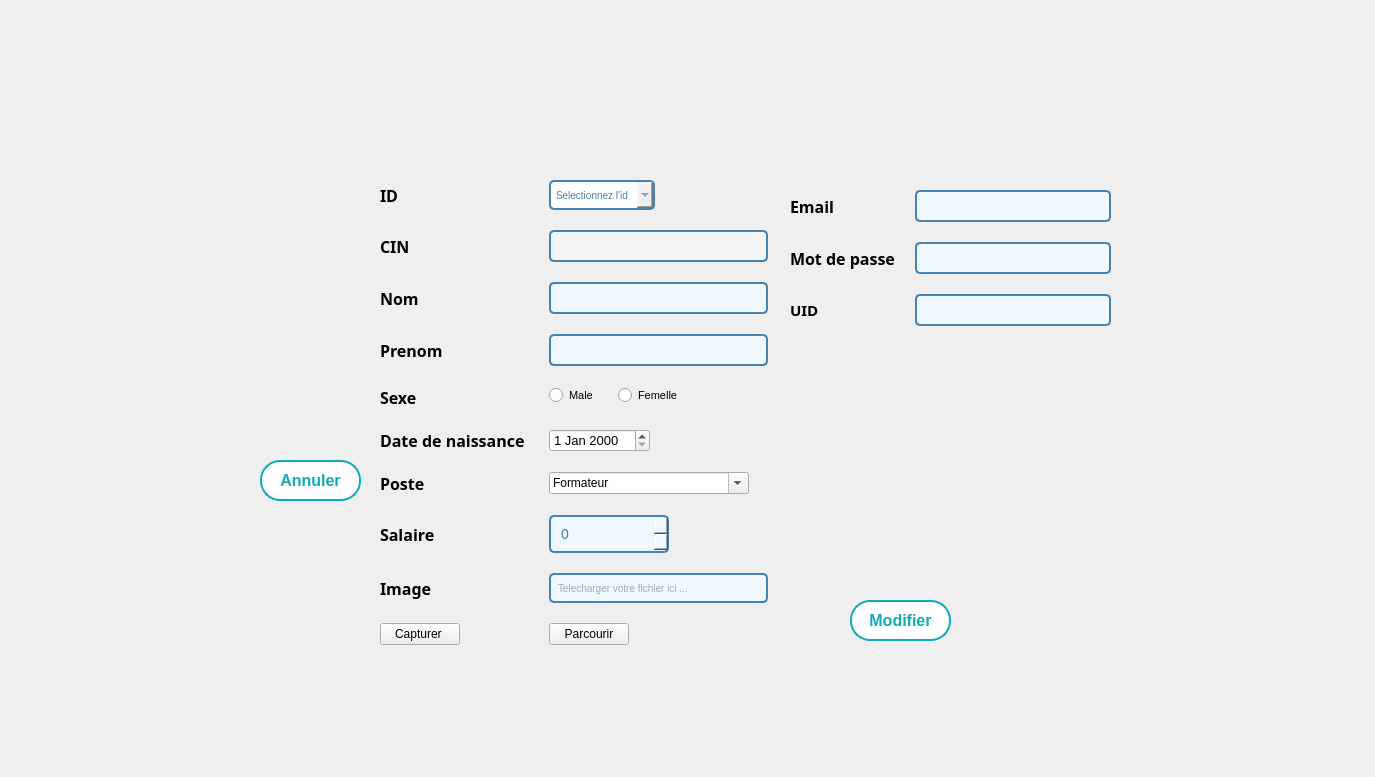
      <widget class="QWidget" name="tab_16">
       <attribute name="title">
        <string>Modifier</string>
       </attribute>
       <widget class="QLabel" name="background_2">
        <property name="geometry">
         <rect>
          <x>0</x>
          <y>0</y>
          <width>1366</width>
          <height>768</height>
         </rect>
        </property>
        <property name="text">
         <string/>
        </property>
        <property name="pixmap">
         <pixmap resource="gestion_abonnement/image/image.qrc">:/background_3.png</pixmap>
        </property>
        <property name="scaledContents">
         <bool>true</bool>
        </property>
       </widget>
       <widget class="QWidget" name="formLayoutWidget_6">
        <property name="geometry">
         <rect>
          <x>380</x>
          <y>180</y>
          <width>388</width>
          <height>468</height>
         </rect>
        </property>
        <layout class="QFormLayout" name="formLayout_8">
         <property name="sizeConstraint">
          <enum>QLayout::SetDefaultConstraint</enum>
         </property>
         <property name="fieldGrowthPolicy">
          <enum>QFormLayout::ExpandingFieldsGrow</enum>
         </property>
         <property name="rowWrapPolicy">
          <enum>QFormLayout::DontWrapRows</enum>
         </property>
         <property name="labelAlignment">
          <set>Qt::AlignLeading|Qt::AlignLeft|Qt::AlignVCenter</set>
         </property>
         <property name="formAlignment">
          <set>Qt::AlignLeading|Qt::AlignLeft|Qt::AlignTop</set>
         </property>
         <property name="horizontalSpacing">
          <number>20</number>
         </property>
         <property name="verticalSpacing">
          <number>20</number>
         </property>
         <property name="leftMargin">
          <number>0</number>
         </property>
         <property name="topMargin">
          <number>0</number>
         </property>
         <item row="0" column="0">
          <widget class="QLabel" name="cINLabel_7">
           <property name="font">
            <font>
             <family>Bell MT</family>
             <pointsize>12</pointsize>
             <weight>75</weight>
             <bold>true</bold>
            </font>
           </property>
           <property name="text">
            <string>ID</string>
           </property>
          </widget>
         </item>
         <item row="2" column="0">
          <widget class="QLabel" name="nomLabel_7">
           <property name="font">
            <font>
             <family>Bell MT</family>
             <pointsize>12</pointsize>
             <weight>75</weight>
             <bold>true</bold>
            </font>
           </property>
           <property name="text">
            <string>Nom</string>
           </property>
          </widget>
         </item>
         <item row="2" column="1">
          <widget class="QLineEdit" name="nom_emp_modifier">
           <property name="font">
            <font>
             <family>Arial</family>
             <pointsize>-1</pointsize>
            </font>
           </property>
           <property name="styleSheet">
            <string notr="true">/* Style général du formulaire */
QLineEdit {
    border: 2px solid #4682B4; /* Bordure bleue */
    border-radius: 5px; /* Coins arrondis */
    padding: 5px; /* Espace intérieur */
    font-size: 14px; /* Taille de la police */
    font-family: &quot;Arial&quot;, sans-serif; /* Police de caractère */
    color: #4682B4; /* Couleur du texte */
    background-color: #F0F8FF; /* Couleur de fond */
}

/* Style lorsque le champ de formulaire est en focus */
QLineEdit:focus {
    border-color: #1E90FF; /* Bordure bleu clair en focus */
}

/* Style pour les champs désactivés */
QLineEdit:disabled {
    color: #808080; /* Texte gris pour les champs désactivés */
    background-color: #F5F5F5; /* Fond gris clair pour les champs désactivés */
}
</string>
           </property>
          </widget>
         </item>
         <item row="3" column="0">
          <widget class="QLabel" name="prenomLabel_2">
           <property name="font">
            <font>
             <family>Bell MT</family>
             <pointsize>12</pointsize>
             <weight>75</weight>
             <bold>true</bold>
            </font>
           </property>
           <property name="text">
            <string>Prenom</string>
           </property>
          </widget>
         </item>
         <item row="3" column="1">
          <widget class="QLineEdit" name="prenom_emp_modifier">
           <property name="styleSheet">
            <string notr="true">/* Style général du formulaire */
QLineEdit {
    border: 2px solid #4682B4; /* Bordure bleue */
    border-radius: 5px; /* Coins arrondis */
    padding: 5px; /* Espace intérieur */
    font-size: 14px; /* Taille de la police */
    font-family: &quot;Arial&quot;, sans-serif; /* Police de caractère */
    color: #4682B4; /* Couleur du texte */
    background-color: #F0F8FF; /* Couleur de fond */
}

/* Style lorsque le champ de formulaire est en focus */
QLineEdit:focus {
    border-color: #1E90FF; /* Bordure bleu clair en focus */
}

/* Style pour les champs désactivés */
QLineEdit:disabled {
    color: #808080; /* Texte gris pour les champs désactivés */
    background-color: #F5F5F5; /* Fond gris clair pour les champs désactivés */
}
</string>
           </property>
          </widget>
         </item>
         <item row="4" column="0">
          <widget class="QLabel" name="sexeLabel_2">
           <property name="font">
            <font>
             <family>Bell MT</family>
             <pointsize>12</pointsize>
             <weight>75</weight>
             <bold>true</bold>
            </font>
           </property>
           <property name="text">
            <string>Sexe</string>
           </property>
          </widget>
         </item>
         <item row="4" column="1">
          <layout class="QHBoxLayout" name="horizontalLayout_2">
           <item>
            <widget class="QRadioButton" name="male_emp_modifier">
             <property name="font">
              <font>
               <pointsize>8</pointsize>
              </font>
             </property>
             <property name="text">
              <string>Male</string>
             </property>
            </widget>
           </item>
           <item>
            <widget class="QRadioButton" name="femelle_emp_modifier">
             <property name="font">
              <font>
               <pointsize>8</pointsize>
              </font>
             </property>
             <property name="styleSheet">
              <string notr="true">/* Style du QCheckBox */
QCheckBox {
    spacing: 5px; /* Espacement entre la case à cocher et le texte */
}

QCheckBox::indicator {
    width: 20px; /* Largeur de la case à cocher */
    height: 20px; /* Hauteur de la case à cocher */
}

QCheckBox::indicator:unchecked {
    image: url(unchecked.png); /* Image pour la case non cochée */
}

QCheckBox::indicator:checked {
    image: url(checked.png); /* Image pour la case cochée */
}</string>
             </property>
             <property name="text">
              <string>Femelle</string>
             </property>
            </widget>
           </item>
          </layout>
         </item>
         <item row="5" column="0">
          <widget class="QLabel" name="dateDeNaissanceLabel_7">
           <property name="font">
            <font>
             <family>Bell MT</family>
             <pointsize>12</pointsize>
             <weight>75</weight>
             <bold>true</bold>
            </font>
           </property>
           <property name="text">
            <string>Date de naissance </string>
           </property>
          </widget>
         </item>
         <item row="5" column="1">
          <widget class="QDateEdit" name="date_emp_modifier">
           <property name="font">
            <font>
             <pointsize>10</pointsize>
            </font>
           </property>
           <property name="styleSheet">
            <string notr="true">QLineEdit {
                border: 2px solid #3498db; /* Bordure bleue */
                border-radius: 5px;
                padding: 8px;
                font-size: 14px;
                color: #333333; /* Couleur du texte */
            }

            QLineEdit:focus {
                border-color: #2980b9; /* Bordure bleue foncée lorsqu'en focus */
            }</string>
           </property>
          </widget>
         </item>
         <item row="6" column="0">
          <widget class="QLabel" name="posteLabel_2">
           <property name="font">
            <font>
             <family>Bell MT</family>
             <pointsize>12</pointsize>
             <weight>75</weight>
             <bold>true</bold>
            </font>
           </property>
           <property name="text">
            <string>Poste</string>
           </property>
          </widget>
         </item>
         <item row="6" column="1">
          <widget class="QComboBox" name="poste_emp_modifier">
           <property name="styleSheet">
            <string notr="true"/>
           </property>
           <property name="editable">
            <bool>true</bool>
           </property>
           <item>
            <property name="text">
             <string>Formateur</string>
            </property>
           </item>
           <item>
            <property name="text">
             <string>RH</string>
            </property>
           </item>
           <item>
            <property name="text">
             <string>Agent d'accueil</string>
            </property>
           </item>
           <item>
            <property name="text">
             <string>Responsable des equipements</string>
            </property>
           </item>
           <item>
            <property name="text">
             <string>Responsable des evenements</string>
            </property>
           </item>
          </widget>
         </item>
         <item row="7" column="0">
          <widget class="QLabel" name="salaireLabel_7">
           <property name="font">
            <font>
             <family>Bell MT</family>
             <pointsize>12</pointsize>
             <weight>75</weight>
             <bold>true</bold>
            </font>
           </property>
           <property name="text">
            <string>Salaire</string>
           </property>
          </widget>
         </item>
         <item row="7" column="1">
          <widget class="QSpinBox" name="salaire_emp_modifier">
           <property name="minimumSize">
            <size>
             <width>120</width>
             <height>0</height>
            </size>
           </property>
           <property name="font">
            <font>
             <family>Arial</family>
             <pointsize>-1</pointsize>
             <kerning>true</kerning>
            </font>
           </property>
           <property name="styleSheet">
            <string notr="true">QSpinBox {
    border: 2px solid #4682B4; /* Bordure bleue */
    border-radius: 5px; /* Coins arrondis */
    padding: 8px; /* Espace intérieur */
    font-size: 14px; /* Taille de la police */
    font-family: &quot;Arial&quot;, sans-serif; /* Police de caractère */
    color: #4682B4; /* Couleur du texte */
    background-color: #F0F8FF; /* Couleur de fond */
}
</string>
           </property>
           <property name="suffix">
            <string notr="true" comment="dt"/>
           </property>
           <property name="maximum">
            <number>5000</number>
           </property>
          </widget>
         </item>
         <item row="8" column="0">
          <widget class="QLabel" name="imageLabel_7">
           <property name="font">
            <font>
             <family>Bell MT</family>
             <pointsize>12</pointsize>
             <weight>75</weight>
             <bold>true</bold>
            </font>
           </property>
           <property name="text">
            <string>Image</string>
           </property>
          </widget>
         </item>
         <item row="8" column="1">
          <widget class="QLineEdit" name="image_emp_modifier">
           <property name="enabled">
            <bool>true</bool>
           </property>
           <property name="styleSheet">
            <string notr="true">/* Style général du formulaire */
QLineEdit {
    border: 2px solid #4682B4; /* Bordure bleue */
    border-radius: 5px; /* Coins arrondis */
    padding: 5px; /* Espace intérieur */
    font-size: 10px; /* Taille de la police */
    font-family: &quot;Arial&quot;, sans-serif; /* Police de caractère */
    color: #A9A9A9; /* Couleur du texte */
    background-color: #F0F8FF; /* Couleur de fond */
}

/* Style lorsque le champ de formulaire est en focus */
QLineEdit:focus {
    border-color: #1E90FF; /* Bordure bleu clair en focus */
}

/* Style pour les champs désactivés */
QLineEdit:disabled {
    color: #808080; /* Texte gris pour les champs désactivés */
    background-color: #F5F5F5; /* Fond gris clair pour les champs désactivés */
}
</string>
           </property>
           <property name="text">
            <string>Telecharger votre fichier ici ...</string>
           </property>
          </widget>
         </item>
         <item row="9" column="0">
          <widget class="QPushButton" name="capturer_modifier">
           <property name="font">
            <font>
             <pointsize>9</pointsize>
            </font>
           </property>
           <property name="styleSheet">
            <string notr="true">QLineEdit {
                border: 2px solid #3498db; /* Bordure bleue */
                border-radius: 5px;
                padding: 8px;
                font-size: 14px;
                color: #333333; /* Couleur du texte */
            }

            QLineEdit:focus {
                border-color: #2980b9; /* Bordure bleue foncée lorsqu'en focus */
            }</string>
           </property>
           <property name="text">
            <string>Capturer </string>
           </property>
           <property name="iconSize">
            <size>
             <width>9</width>
             <height>9</height>
            </size>
           </property>
           <property name="checkable">
            <bool>false</bool>
           </property>
           <property name="autoDefault">
            <bool>false</bool>
           </property>
           <property name="default">
            <bool>false</bool>
           </property>
           <property name="flat">
            <bool>false</bool>
           </property>
          </widget>
         </item>
         <item row="9" column="1">
          <widget class="QPushButton" name="parcourir_modifier">
           <property name="font">
            <font>
             <pointsize>9</pointsize>
            </font>
           </property>
           <property name="styleSheet">
            <string notr="true">QLineEdit {
                border: 2px solid #3498db; /* Bordure bleue */
                border-radius: 5px;
                padding: 8px;
                font-size: 14px;
                color: #333333; /* Couleur du texte */
            }

            QLineEdit:focus {
                border-color: #2980b9; /* Bordure bleue foncée lorsqu'en focus */
            }</string>
           </property>
           <property name="text">
            <string>Parcourir</string>
           </property>
           <property name="iconSize">
            <size>
             <width>9</width>
             <height>9</height>
            </size>
           </property>
           <property name="checkable">
            <bool>false</bool>
           </property>
           <property name="autoDefault">
            <bool>false</bool>
           </property>
           <property name="default">
            <bool>false</bool>
           </property>
           <property name="flat">
            <bool>false</bool>
           </property>
          </widget>
         </item>
         <item row="0" column="1">
          <widget class="QComboBox" name="id_emp_modifier">
           <property name="minimumSize">
            <size>
             <width>100</width>
             <height>10</height>
            </size>
           </property>
           <property name="styleSheet">
            <string notr="true">/* Style général du QComboBox */
QComboBox {
    border: 2px solid #4682B4; /* Bordure bleue */
    border-radius: 5px; /* Coins arrondis */
    padding: 5px; /* Espace intérieur */
    font-size: 10px; /* Taille de la police */
    font-family: &quot;Arial&quot;, sans-serif; /* Police de caractère */
    color: #4682B4; /* Couleur du texte */

}




/* Style des éléments déroulants */
QComboBox QAbstractItemView {
    border: 2px solid #4682B4; /* Bordure bleue */
    border-radius: 5px; /* Coins arrondis */
    font-size: 14px; /* Taille de la police */
    font-family: &quot;Arial&quot;, sans-serif; /* Police de caractère */
    color: #4682B4; /* Couleur du texte */
    background-color: #F0F8FF; /* Couleur de fond */
}

/* Style des éléments déroulants au survol */
QComboBox QAbstractItemView:hover {
    background-color: #87CEEB; /* Couleur de fond bleue au survol */
}
</string>
           </property>
           <item>
            <property name="text">
             <string>Selectionnez l'id</string>
            </property>
           </item>
          </widget>
         </item>
         <item row="1" column="0">
          <widget class="QLabel" name="cINLabel">
           <property name="font">
            <font>
             <family>Bell MT</family>
             <pointsize>12</pointsize>
             <weight>75</weight>
             <bold>true</bold>
            </font>
           </property>
           <property name="text">
            <string>CIN</string>
           </property>
          </widget>
         </item>
         <item row="1" column="1">
          <widget class="QLineEdit" name="cin_emp_modifier">
           <property name="enabled">
            <bool>false</bool>
           </property>
           <property name="styleSheet">
            <string notr="true">/* Style général du formulaire */
QLineEdit {
    border: 2px solid #4682B4; /* Bordure bleue */
    border-radius: 5px; /* Coins arrondis */
    padding: 5px; /* Espace intérieur */
    font-size: 14px; /* Taille de la police */
    font-family: &quot;Arial&quot;, sans-serif; /* Police de caractère */
    color: #4682B4; /* Couleur du texte */
    background-color: #F0F8FF; /* Couleur de fond */
}

/* Style lorsque le champ de formulaire est en focus */
QLineEdit:focus {
    border-color: #1E90FF; /* Bordure bleu clair en focus */
}

/* Style pour les champs désactivés */
QLineEdit:disabled {
    color: #808080; /* Texte gris pour les champs désactivés */
    background-color: #F5F5F5; /* Fond gris clair pour les champs désactivés */
}
</string>
           </property>
          </widget>
         </item>
        </layout>
       </widget>
       <widget class="QWidget" name="formLayoutWidget_5">
        <property name="geometry">
         <rect>
          <x>790</x>
          <y>190</y>
          <width>321</width>
          <height>138</height>
         </rect>
        </property>
        <layout class="QFormLayout" name="formLayout_3">
         <property name="horizontalSpacing">
          <number>20</number>
         </property>
         <property name="verticalSpacing">
          <number>20</number>
         </property>
         <item row="0" column="0">
          <widget class="QLabel" name="emailLabel_2">
           <property name="font">
            <font>
             <family>Bell MT</family>
             <pointsize>12</pointsize>
             <weight>75</weight>
             <bold>true</bold>
            </font>
           </property>
           <property name="text">
            <string>Email</string>
           </property>
          </widget>
         </item>
         <item row="0" column="1">
          <widget class="QLineEdit" name="email_emp_modifier">
           <property name="styleSheet">
            <string notr="true">/* Style général du formulaire */
QLineEdit {
    border: 2px solid #4682B4; /* Bordure bleue */
    border-radius: 5px; /* Coins arrondis */
    padding: 5px; /* Espace intérieur */
    font-size: 14px; /* Taille de la police */
    font-family: &quot;Arial&quot;, sans-serif; /* Police de caractère */
    color: #4682B4; /* Couleur du texte */
    background-color: #F0F8FF; /* Couleur de fond */
}

/* Style lorsque le champ de formulaire est en focus */
QLineEdit:focus {
    border-color: #1E90FF; /* Bordure bleu clair en focus */
}

/* Style pour les champs désactivés */
QLineEdit:disabled {
    color: #808080; /* Texte gris pour les champs désactivés */
    background-color: #F5F5F5; /* Fond gris clair pour les champs désactivés */
}
</string>
           </property>
          </widget>
         </item>
         <item row="1" column="0">
          <widget class="QLabel" name="motDePasseLabel_2">
           <property name="font">
            <font>
             <family>Bell MT</family>
             <pointsize>12</pointsize>
             <weight>75</weight>
             <bold>true</bold>
            </font>
           </property>
           <property name="text">
            <string>Mot de passe</string>
           </property>
          </widget>
         </item>
         <item row="1" column="1">
          <widget class="QLineEdit" name="mdp_emp_modifier">
           <property name="styleSheet">
            <string notr="true">/* Style général du formulaire */
QLineEdit {
    border: 2px solid #4682B4; /* Bordure bleue */
    border-radius: 5px; /* Coins arrondis */
    padding: 5px; /* Espace intérieur */
    font-size: 14px; /* Taille de la police */
    font-family: &quot;Arial&quot;, sans-serif; /* Police de caractère */
    color: #4682B4; /* Couleur du texte */
    background-color: #F0F8FF; /* Couleur de fond */
}

/* Style lorsque le champ de formulaire est en focus */
QLineEdit:focus {
    border-color: #1E90FF; /* Bordure bleu clair en focus */
}

/* Style pour les champs désactivés */
QLineEdit:disabled {
    color: #808080; /* Texte gris pour les champs désactivés */
    background-color: #F5F5F5; /* Fond gris clair pour les champs désactivés */
}
</string>
           </property>
          </widget>
         </item>
         <item row="2" column="0">
          <widget class="QLabel" name="cINLabel_9">
           <property name="font">
            <font>
             <family>Bell MT</family>
             <pointsize>11</pointsize>
             <weight>75</weight>
             <bold>true</bold>
            </font>
           </property>
           <property name="text">
            <string>UID</string>
           </property>
          </widget>
         </item>
         <item row="2" column="1">
          <widget class="QLineEdit" name="uid_emp_modifier">
           <property name="enabled">
            <bool>true</bool>
           </property>
           <property name="styleSheet">
            <string notr="true">/* Style général du formulaire */
QLineEdit {
    border: 2px solid #4682B4; /* Bordure bleue */
    border-radius: 5px; /* Coins arrondis */
    padding: 5px; /* Espace intérieur */
    font-size: 14px; /* Taille de la police */
    font-family: &quot;Arial&quot;, sans-serif; /* Police de caractère */
    color: #4682B4; /* Couleur du texte */
    background-color: #F0F8FF; /* Couleur de fond */
}

/* Style lorsque le champ de formulaire est en focus */
QLineEdit:focus {
    border-color: #1E90FF; /* Bordure bleu clair en focus */
}

/* Style pour les champs désactivés */
QLineEdit:disabled {
    color: #808080; /* Texte gris pour les champs désactivés */
    background-color: #F5F5F5; /* Fond gris clair pour les champs désactivés */
}
</string>
           </property>
          </widget>
         </item>
        </layout>
       </widget>
       <widget class="QPushButton" name="modifer_emp">
        <property name="enabled">
         <bool>true</bool>
        </property>
        <property name="geometry">
         <rect>
          <x>850</x>
          <y>600</y>
          <width>101</width>
          <height>41</height>
         </rect>
        </property>
        <property name="font">
         <font>
          <family>Arial</family>
          <pointsize>12</pointsize>
          <weight>75</weight>
          <bold>true</bold>
         </font>
        </property>
        <property name="autoFillBackground">
         <bool>false</bool>
        </property>
        <property name="styleSheet">
         <string notr="true">/* Styles généraux du bouton */
QPushButton {
    background-color: #ffffff; /* Bleu clair pour représenter l'eau */
    border: 2px solid #0EABB8; /* Bordure bleue */
    color: #0EABB8; /* Texte blanc */
    padding: 10px ; /* Espacement intérieur */

    font-weight: bold; /* Police en gras */
    border-radius: 20px; /* Bordure arrondie */
    outline: none; /* Supprime la bordure de focus */
  
    overflow: hidden; /* Cache le contenu débordant */
    transition: background-color 0.3s, color 0.3s; /* Transition des couleurs */
}

/* Style au survol du bouton */
QPushButton:hover {
    background-color: #0EABB8; /* Fond devient blanc */
    color: #ffffff; /* Texte devient bleu clair */
}

/* Style au clic du bouton */
QPushButton:pressed {
    background-color: #0EABB8; /* Bleu foncé lors du clic */
    color: #f8f8f8; /* Texte blanc lors du clic */
}

/* Animation pour le pseudo-élément :after */
QPushButton::after {
    content: ''; /* Contenu vide */
    position: absolute; /* Position absolue */
    width: 100%; /* Largeur à 100% */
    height: 100%; /* Hauteur à 100% */
    background-color: rgba(255, 255, 255, 0.3); /* Fond semi-transparent */
    top: 50%; /* Positionnement au centre vertical */
    left: 50%; /* Positionnement au centre horizontal */
    border-radius: 50%; /* Bordure arrondie */
    transform: translate(-50%, -50%) scale(0); /* Réduit l'échelle à 0 */
    transition: transform 0.5s ease; /* Transition de l'échelle */
}

/* Animation au survol du bouton */
QPushButton:hover::after {
    transform: translate(-50%, -50%) scale(2); /* Augmente l'échelle à 2 */
}
</string>
        </property>
        <property name="text">
         <string>Modifier</string>
        </property>
        <property name="autoDefault">
         <bool>true</bool>
        </property>
       </widget>
       <widget class="QPushButton" name="annuler_emp">
        <property name="enabled">
         <bool>true</bool>
        </property>
        <property name="geometry">
         <rect>
          <x>260</x>
          <y>460</y>
          <width>101</width>
          <height>41</height>
         </rect>
        </property>
        <property name="font">
         <font>
          <family>Arial</family>
          <pointsize>12</pointsize>
          <weight>75</weight>
          <bold>true</bold>
         </font>
        </property>
        <property name="autoFillBackground">
         <bool>false</bool>
        </property>
        <property name="styleSheet">
         <string notr="true">/* Styles généraux du bouton */
QPushButton {
    background-color: #ffffff; /* Bleu clair pour représenter l'eau */
    border: 2px solid #0EABB8; /* Bordure bleue */
    color: #0EABB8; /* Texte blanc */
    padding: 10px ; /* Espacement intérieur */

    font-weight: bold; /* Police en gras */
    border-radius: 20px; /* Bordure arrondie */
    outline: none; /* Supprime la bordure de focus */
  
    overflow: hidden; /* Cache le contenu débordant */
    transition: background-color 0.3s, color 0.3s; /* Transition des couleurs */
}

/* Style au survol du bouton */
QPushButton:hover {
    background-color: #0EABB8; /* Fond devient blanc */
    color: #ffffff; /* Texte devient bleu clair */
}

/* Style au clic du bouton */
QPushButton:pressed {
    background-color: #0EABB8; /* Bleu foncé lors du clic */
    color: #f8f8f8; /* Texte blanc lors du clic */
}

/* Animation pour le pseudo-élément :after */
QPushButton::after {
    content: ''; /* Contenu vide */
    position: absolute; /* Position absolue */
    width: 100%; /* Largeur à 100% */
    height: 100%; /* Hauteur à 100% */
    background-color: rgba(255, 255, 255, 0.3); /* Fond semi-transparent */
    top: 50%; /* Positionnement au centre vertical */
    left: 50%; /* Positionnement au centre horizontal */
    border-radius: 50%; /* Bordure arrondie */
    transform: translate(-50%, -50%) scale(0); /* Réduit l'échelle à 0 */
    transition: transform 0.5s ease; /* Transition de l'échelle */
}

/* Animation au survol du bouton */
QPushButton:hover::after {
    transform: translate(-50%, -50%) scale(2); /* Augmente l'échelle à 2 */
}
</string>
        </property>
        <property name="text">
         <string>Annuler</string>
        </property>
        <property name="autoDefault">
         <bool>true</bool>
        </property>
       </widget>
       <widget class="QLabel" name="zone_image_modifier">
        <property name="geometry">
         <rect>
          <x>800</x>
          <y>370</y>
          <width>211</width>
          <height>201</height>
         </rect>
        </property>
        <property name="text">
         <string/>
        </property>
        <property name="pixmap">
         <pixmap resource="gestion_abonnement/image/image.qrc">:/pngwing.com.png</pixmap>
        </property>
        <property name="scaledContents">
         <bool>true</bool>
        </property>
       </widget>
       <widget class="QLabel" name="label_error_email_modifier">
        <property name="geometry">
         <rect>
          <x>790</x>
          <y>220</y>
          <width>311</width>
          <height>20</height>
         </rect>
        </property>
        <property name="text">
         <string/>
        </property>
       </widget>
       <widget class="QLabel" name="label_error_nom_modifer">
        <property name="geometry">
         <rect>
          <x>380</x>
          <y>310</y>
          <width>381</width>
          <height>20</height>
         </rect>
        </property>
        <property name="text">
         <string/>
        </property>
       </widget>
       <widget class="QLabel" name="label_error_mdp_modifier">
        <property name="geometry">
         <rect>
          <x>790</x>
          <y>280</y>
          <width>321</width>
          <height>20</height>
         </rect>
        </property>
        <property name="text">
         <string/>
        </property>
       </widget>
       <widget class="QLabel" name="label_error_prenom_modifier">
        <property name="geometry">
         <rect>
          <x>380</x>
          <y>360</y>
          <width>381</width>
          <height>20</height>
         </rect>
        </property>
        <property name="text">
         <string/>
        </property>
       </widget>
       <widget class="QLabel" name="label_error_cin_modifier">
        <property name="geometry">
         <rect>
          <x>380</x>
          <y>250</y>
          <width>381</width>
          <height>20</height>
         </rect>
        </property>
        <property name="text">
         <string/>
        </property>
       </widget>
       <widget class="QPushButton" name="refresh_emp_modifier">
        <property name="geometry">
         <rect>
          <x>280</x>
          <y>370</y>
          <width>61</width>
          <height>51</height>
         </rect>
        </property>
        <property name="styleSheet">
         <string notr="true">QPushButton {
    background-color: transparent; /* Bleu clair pour représenter l'eau */
    border: transparent; /* Bordure bleue */



}</string>
        </property>
        <property name="text">
         <string/>
        </property>
        <property name="icon">
         <iconset resource="gestion_abonnement/image/image.qrc">
          <normaloff>:/refresh-button_61444.png</normaloff>:/refresh-button_61444.png</iconset>
        </property>
        <property name="iconSize">
         <size>
          <width>30</width>
          <height>30</height>
         </size>
        </property>
       </widget>
      </widget>
